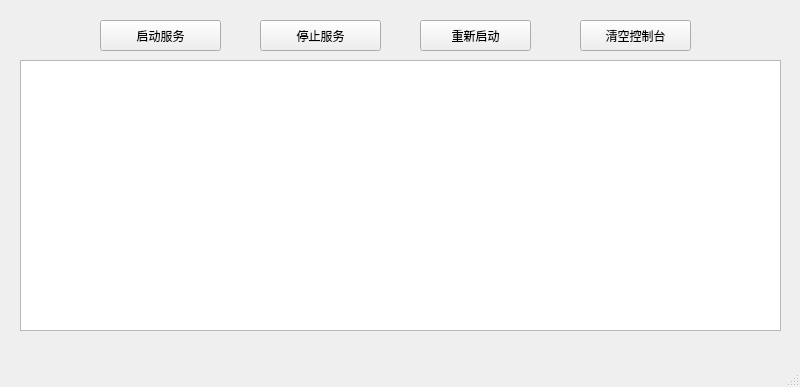
<?xml version="1.0" encoding="UTF-8"?>
<ui version="4.0">
 <class>MainWindow</class>
 <widget class="QMainWindow" name="MainWindow">
  <property name="geometry">
   <rect>
    <x>0</x>
    <y>0</y>
    <width>800</width>
    <height>387</height>
   </rect>
  </property>
  <property name="windowTitle">
   <string>MainWindow</string>
  </property>
  <widget class="QWidget" name="centralwidget">
   <widget class="QPushButton" name="pushButton">
    <property name="geometry">
     <rect>
      <x>100</x>
      <y>20</y>
      <width>121</width>
      <height>31</height>
     </rect>
    </property>
    <property name="text">
     <string>启动服务</string>
    </property>
   </widget>
   <widget class="QPushButton" name="pushButton_2">
    <property name="geometry">
     <rect>
      <x>260</x>
      <y>20</y>
      <width>121</width>
      <height>31</height>
     </rect>
    </property>
    <property name="text">
     <string>停止服务</string>
    </property>
   </widget>
   <widget class="QPushButton" name="pushButton_3">
    <property name="geometry">
     <rect>
      <x>420</x>
      <y>20</y>
      <width>111</width>
      <height>31</height>
     </rect>
    </property>
    <property name="text">
     <string>重新启动</string>
    </property>
   </widget>
   <widget class="QPushButton" name="pushButton_4">
    <property name="geometry">
     <rect>
      <x>580</x>
      <y>20</y>
      <width>111</width>
      <height>31</height>
     </rect>
    </property>
    <property name="text">
     <string>清空控制台</string>
    </property>
   </widget>
   <widget class="QTextEdit" name="textEdit">
    <property name="geometry">
     <rect>
      <x>20</x>
      <y>60</y>
      <width>761</width>
      <height>271</height>
     </rect>
    </property>
   </widget>
  </widget>
  <widget class="QMenuBar" name="menubar">
   <property name="geometry">
    <rect>
     <x>0</x>
     <y>0</y>
     <width>800</width>
     <height>23</height>
    </rect>
   </property>
  </widget>
  <widget class="QStatusBar" name="statusbar"/>
 </widget>
 <resources/>
 <connections/>
</ui>
